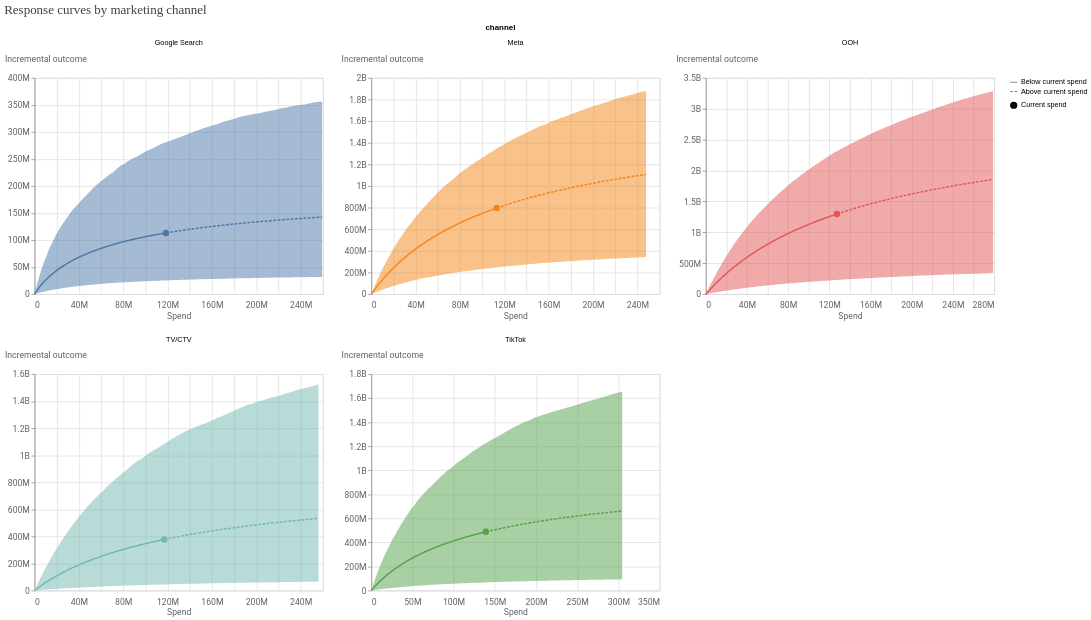

Notebook code for this chart:
### Code cell
# Response curves: how each channel's incremental effect varies with spend
media_effects = visualizer.MediaEffects(mmm)
media_effects.plot_response_curves()

### Figure 1 — Vega-Lite specification as saved in the notebook (floating-point values rounded to 4 significant figures; data arrays with more than 128 entries replaced by an {"elided": "..."} marker saying what was removed)
{"config": {"view": {"continuousWidth": 300, "continuousHeight": 300}, "axis": {"labelColor": "#5F6368", "labelFont": "Roboto", "labelFontSize": 12, "titleColor": "#5F6368", "titleFont": "Roboto", "titleFontSize": 12, "titleFontWeight": "normal"}}, "data": {"name": "data-ed666588e37630ab215bf5edb5462177"}, "facet": {"field": "channel", "type": "nominal"}, "spec": {"layer": [{"mark": {"type": "line"}, "encoding": {"color": {"field": "channel", "type": "nominal"}, "strokeDash": {"field": "spend_level", "legend": {"title": null}, "sort": "descending", "type": "nominal"}, "x": {"axis": {"domainColor": "#DADCE0", "labelExpr": "replace(format(datum.value, '.3~s'), 'G', 'B')", "labelPadding": 10, "ticks": false}, "field": "spend", "title": "Spend", "type": "quantitative"}, "y": {"axis": {"labelExpr": "replace(format(datum.value, '.3~s'), 'G', 'B')", "titleAlign": "left", "titleAngle": 0, "titleY": -20}, "field": "mean", "title": "Incremental outcome", "type": "quantitative"}}, "transform": [{"calculate": "datum.spend_multiplier >= 1.0 ? \"Above current spend\" : \"Below current spend\"", "as": "spend_level"}]}, {"mark": {"type": "point", "filled": true, "opacity": 1, "size": 80}, "encoding": {"color": {"field": "channel", "type": "nominal"}, "shape": {"field": "current_spend", "legend": {"title": null}, "type": "nominal"}, "tooltip": [{"field": "spend", "type": "quantitative"}, {"field": "mean", "type": "quantitative"}], "x": {"axis": {"domainColor": "#DADCE0", "labelExpr": "replace(format(datum.value, '.3~s'), 'G', 'B')", "labelPadding": 10, "ticks": false}, "field": "spend", "title": "Spend", "type": "quantitative"}, "y": {"axis": {"labelExpr": "replace(format(datum.value, '.3~s'), 'G', 'B')", "titleAlign": "left", "titleAngle": 0, "titleY": -20}, "field": "mean", "title": "Incremental outcome", "type": "quantitative"}}, "transform": [{"calculate": "datum.spend_multiplier >= 1.0 ? \"Above current spend\" : \"Below current spend\"", "as": "spend_level"}, {"filter": "(datum.spend_multiplier === 1.0)"}]}, {"mark": {"type": "area", "opacity": 0.5}, "encoding": {"color": {"field": "channel", "legend": null, "type": "nominal"}, "x": {"field": "spend", "type": "quantitative"}, "y": {"field": "ci_lo", "type": "quantitative"}, "y2": {"field": "ci_hi"}}, "transform": [{"calculate": "datum.spend_multiplier >= 1.0 ? \"Above current spend\" : \"Below current spend\"", "as": "spend_level"}]}], "width": 400}, "columns": 3, "resolve": {"scale": {"x": "independent", "y": "independent"}}, "title": {"text": "Response curves by marketing channel ", "anchor": "start", "color": "#3C4043", "font": "Google Sans Display", "fontSize": 18, "fontWeight": "normal", "offset": 10}, "$schema": "https://vega.github.io/schema/vega-lite/v6.4.1.json", "datasets": {"data-ed666588e37630ab215bf5edb5462177": {"elided": "1100 records"}}}
